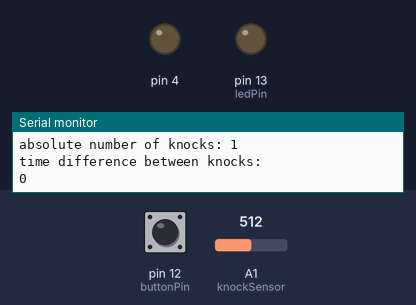
Simulated run of this sketch. Board: Arduino Uno, built with avr-gcc and run on an emulated ATmega328P. Parts: output pins drawn as LEDs (lit = HIGH), the last lines printed to the serial monitor. The test bench sets the inputs (shaded band); at power-on: pin 12 (buttonPin) LOW, A1 (knockSensor) = 512.

Above: at 1.2 s.
1.3 s: pin 12 (buttonPin) pulled HIGH for 0.15 s
At 1.38 s:
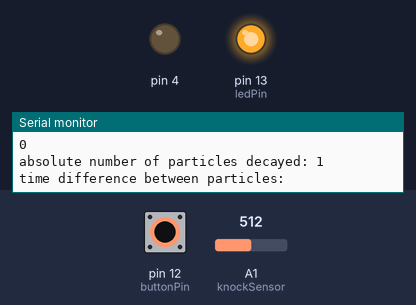
2.9 s: pin 12 (buttonPin) pulled HIGH for 3.2 s
At 6.5 s:
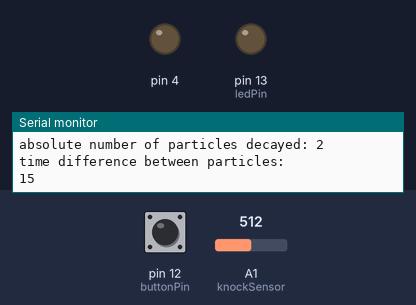
Timing chart, 0 to 8.0 s (numbered marks = the images above; inputs shaded):
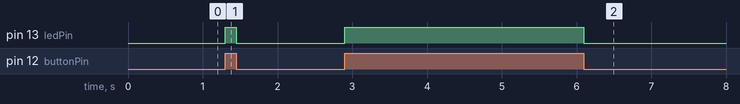

Measured:
- after the input at 1.3 s, pin 13 (ledPin): LOW → HIGH at once, → LOW 0.15 s later
- after the input at 2.9 s, pin 13 (ledPin): LOW → HIGH at once, → LOW 3.2 s later

The sketch:

geiger_listen.ino
```cpp
/*
**** random_devotion ****
listens to a geiger counter and compares them with human knocks, knocks back if both match
based on http://www.arduino.cc/en/Tutorial/ButtonStateChange and https://learn.adafruit.com/secret-knock-activated-drawer-lock/code
*/

// this constant won't change:
const int  buttonPin = 12;    // the pin that the pushbutton is attached to
const int ledPin = 13;       // the pin that the LED is attached to
const int maximumKnocks = 5;      // Maximum number of geiger pulses to listen for
const int maximumHumanKnocks = 5; // max amount of human knocks to listen for

const int minmumMatchPerCent = 6;

const int knockSensor = A1; // listens to piezo-knocks
const int threshold = 13; // sensitivity of knock-sensor

// Variables will change:
int buttonPushCounter = 0;   // counter for the number of button presses
int buttonPushCounterOld = 0;

int knockSensorValue = 0; // counter for human knocks
int lastKnockSensorValue = 0;
int firstKnockValue = 0; // starts function that adds values to array from geiger counter

int knockCounter = 0;
int knockCounterOld = 0;

int buttonState = 0;         // current state of the button
int lastButtonState = 0;     // previous state of the button
unsigned long currentTime; //this variable will be overwritten by millis() each iteration of loop
//unsigned long pastTime     = 0; //no time has passed yet
unsigned long real_startTime = millis();
unsigned long absTime;
int startTime = absTime;
int endTime = absTime;
int betweenTime = endTime - startTime;
int knockReadings[maximumKnocks];


int endKnocksTime = absTime;
int startKnocksTime = absTime;
int betweenKnocksTime = endKnocksTime - startKnocksTime;
int knockHumanReadings[maximumHumanKnocks];

int matchCounter = 0;
unsigned long startKnocking = absTime;
int endKnocking = 0;
//set up a counter and timerfor the solenoid knocks-interval timing
int ucounter = 0;
unsigned long currentTimeInterval = 0;
unsigned long real_startTimeInterval;
unsigned long absTimeInterval = currentTimeInterval - real_startTimeInterval;

void setup() {
  unsigned long real_startTime = millis();
  // intitialize solenoid pin
  pinMode(4, OUTPUT);
  // initialize the button pin as a input:
  pinMode(buttonPin, INPUT);
  // initialize the LED as an output:
  pinMode(ledPin, OUTPUT);
  // initialize serial communication:
  Serial.begin(9600);
  // get some values in both arrays (pulses and knocks)
  for (int i = 0; i < 5; i++){
    knockReadings[i] = 0;
    knockHumanReadings[i] = 0;
  }
}


void loop() {
  // set an absolute time
  unsigned long currentTime = millis();
  unsigned long absTime = currentTime - real_startTime;
  //Serial.println(absTime);
  // read the pushbutton input pin
  buttonState = digitalRead(buttonPin);

  //read piezo for knocks
  knockSensorValue = analogRead(knockSensor);

  ////////// listen to human knockSensor ///////////
  if (knockSensorValue != lastKnockSensorValue) {
    // if the state has changed, increment the counter
    if (knockSensorValue > threshold) {
      // if the current state is HIGH then the button went from off to on:
      knockCounter++;
      startTime = absTime;
      if (knockCounter > knockCounterOld) {
        endKnocksTime = absTime;
        betweenKnocksTime = (endKnocksTime - startKnocksTime) / 100;
        if (knockCounterOld == 0) {
          knockHumanReadings[knockCounter - 1] = betweenKnocksTime;
        }
        else {
          knockHumanReadings[knockCounter - 1] = knockHumanReadings[knockCounter - 2] + betweenKnocksTime;
        }
        startKnocksTime = absTime;
        firstKnockValue = 1;
      }
      //Serial.println("on");
      Serial.print("absolute number of knocks: ");
      Serial.println(knockCounter);
      Serial.println("time difference between knocks: ");
      Serial.println(betweenKnocksTime);
      //Serial.println(sizeof(knockHumanReadings));
    } else {
      // if the current state is LOW then the button went from on to off:
      //Serial.println("off");
      knockCounterOld = knockCounter;

    }
    // Delay a little bit to avoid bouncing
    //delay(50);
  }
  // save the current state as the last state, for next time through the loop
      if (knockCounter ==  maximumHumanKnocks || knockCounter >  maximumHumanKnocks) {
      Serial.println("time stamps for last 5 knocks and last 5 particles");
      for (int i = 0; i < maximumHumanKnocks; i++) {
        Serial.print(knockHumanReadings[i]);
        Serial.print(" ");
        Serial.print(knockReadings[i]);
        if (buttonPushCounter > 0){
          if (knockHumanReadings[i] - knockReadings[i] > - 10 && knockHumanReadings[i] - knockReadings[i] <  10){
            Serial.println(" -> close match");
            matchCounter ++;
            }
          else {
            Serial.println("");
          }
        }
        else {
          Serial.println("");
        }
      }
      // overwrite array when maximum number of knocks or particles is reached
      for (int i=0; i < maximumKnocks; i++){
        knockReadings[i] = 0;
        knockHumanReadings[i] = 0;
      }
      knockCounter = 0;
      firstKnockValue = 0;
      buttonPushCounter = 0;
      Serial.println("CloseMatches:");
      Serial.println(matchCounter);
      if (matchCounter > 2) {
        Serial.println("You're in sync - the Stone will knock back at you");
        //Serial.println(absTime);
        //startKnocking = absTime;
        real_startTimeInterval = millis();
        while (absTimeInterval < 15000) {
          //Serial.println(absTimeInterval);
          //measure the time again
          currentTimeInterval = millis();
          absTimeInterval = currentTimeInterval - real_startTimeInterval;
          //Serial.println(endKnocking);
          if (digitalRead(12) == HIGH) {
            digitalWrite(4, HIGH);   // turn the LED on (HIGH is the voltage level)
            delay(100);                       // wait for a moment
            digitalWrite(4, LOW);
            delay(50);
          }
          else {
            digitalWrite(4, LOW);    // turn the LED off by making the voltage LOW
          }
        }
        matchCounter=0;
        absTimeInterval = 0;
        //endKnocking = 0;
        //startKnocking = 0;
        //Serial.println("yo");
      }
      else {
        matchCounter = 0;
        Serial.println("yo");
      }
    }
  lastKnockSensorValue = knockSensorValue;


  ////////// listen to geiger counter //////////////

  // compare the buttonState to its previous state
  if (buttonState != lastButtonState && firstKnockValue == 1) {
    // if the state has changed, increment the counter
    if (buttonState == HIGH) {
      // if the current state is HIGH then the button went from off to on:
      buttonPushCounter++;
      //startTime = millis();
      if (buttonPushCounter > buttonPushCounterOld) {
        endTime = absTime;
        betweenTime = (endTime - startTime) / 100;
        if (buttonPushCounter == 0) {
          knockReadings[buttonPushCounter - 1] = betweenTime;
        }
        else {
          knockReadings[buttonPushCounter - 1] = knockReadings[buttonPushCounter - 2] + betweenTime;
        }
        startTime = absTime;
        digitalWrite(ledPin, HIGH);
      }
      //Serial.println("on");
      Serial.print("absolute number of particles decayed: ");
      Serial.println(buttonPushCounter);
      Serial.println("time difference between particles: ");
      Serial.println(betweenTime);
      //Serial.println(sizeof(knockReadings));
    } else {
      // if the current state is LOW then the button went from on to off:
      //Serial.println("off");
      buttonPushCounterOld = buttonPushCounter;
      digitalWrite(ledPin, LOW);
    }
    // Delay a little bit to avoid bouncing
    //delay(50);
//    if (buttonPushCounter ==  maximumKnocks) {
//      Serial.println("time stamps for last 5 knocks and last 5 particles");
//      for (int i = 0; i < maximumHumanKnocks; i++) {
//        Serial.print(knockHumanReadings[i]);
//        Serial.print(" ");
//        Serial.print(knockReadings[i]);
//        if (knockHumanReadings[i] - knockReadings[i] > - 30 && knockHumanReadings[i] - knockReadings[i] <  30){
//          Serial.println(" -> close match");
//          matchCounter ++;
//        }
//        else {
//          Serial.println("");
//        }
//      }
//      buttonPushCounter = 0;
//      Serial.println("CloseMatches:");
//      Serial.println(matchCounter);
//      if (matchCounter > 0) {
//        matchCounter = 0;
//        Serial.println("You're in sync - the Stone will knock back at you");
//        startKnocking = millis();
//        endKnocking = startKnocking + 15000;
//        while (millis() < endKnocking) {
//          Serial.println("yo");
//          if (digitalRead(12) == HIGH) {
//            digitalWrite(4, HIGH);   // turn the LED on (HIGH is the voltage level)
//            delay(100);                       // wait for a moment
//            digitalWrite(4, LOW);
//            delay(50);
//          }
//          else {
//            digitalWrite(4, LOW);    // turn the LED off by making the voltage LOW
//            //delay(50); // wait for a second
//          }
//        }
//      }
//      else {
//        matchCounter = 0;
//      }
//    }
  }
  // save the current state as the last state, for next time through the loop
  lastButtonState = buttonState;
}


  // turns on the LED every four button pushes by checking the modulo of the
  // button push counter. the modulo function gives you the remainder of the
  // division of two numbers:
//   if (buttonState == HIGH) {
//     digitalWrite(ledPin, HIGH);
//   } else {
//     digitalWrite(ledPin, LOW);
//   }
//
// }
```
